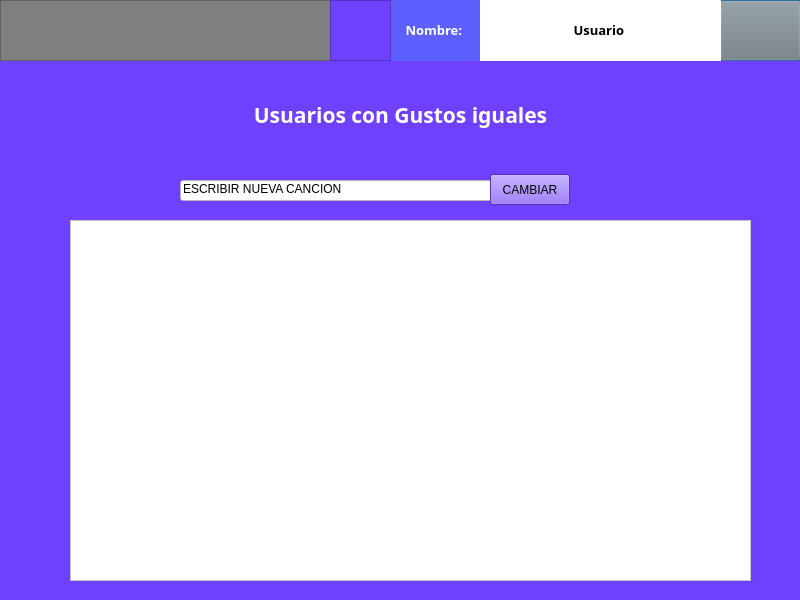
<?xml version="1.0" encoding="UTF-8"?>
<ui version="4.0">
 <class>matched_users</class>
 <widget class="QDialog" name="matched_users">
  <property name="geometry">
   <rect>
    <x>0</x>
    <y>0</y>
    <width>800</width>
    <height>600</height>
   </rect>
  </property>
  <property name="windowTitle">
   <string>Dialog</string>
  </property>
  <property name="styleSheet">
   <string notr="true">background-color: rgb(112, 64, 255);</string>
  </property>
  <widget class="QTableWidget" name="tableWidget">
   <property name="geometry">
    <rect>
     <x>70</x>
     <y>220</y>
     <width>681</width>
     <height>361</height>
    </rect>
   </property>
   <property name="styleSheet">
    <string notr="true">background-color:#ffffff;</string>
   </property>
  </widget>
  <widget class="QFrame" name="frame">
   <property name="geometry">
    <rect>
     <x>0</x>
     <y>0</y>
     <width>801</width>
     <height>61</height>
    </rect>
   </property>
   <property name="styleSheet">
    <string notr="true">background-color:#7f7f7f;
</string>
   </property>
   <property name="frameShape">
    <enum>QFrame::StyledPanel</enum>
   </property>
   <property name="frameShadow">
    <enum>QFrame::Raised</enum>
   </property>
   <widget class="QPushButton" name="Log_out">
    <property name="geometry">
     <rect>
      <x>720</x>
      <y>0</y>
      <width>81</width>
      <height>61</height>
     </rect>
    </property>
    <property name="text">
     <string/>
    </property>
    <property name="icon">
     <iconset resource="botones.qrc">
      <normaloff>:/botonhome/imagenes/home.png</normaloff>:/botonhome/imagenes/home.png</iconset>
    </property>
    <property name="iconSize">
     <size>
      <width>50</width>
      <height>100</height>
     </size>
    </property>
   </widget>
   <widget class="QLabel" name="label_8">
    <property name="geometry">
     <rect>
      <x>390</x>
      <y>0</y>
      <width>91</width>
      <height>61</height>
     </rect>
    </property>
    <property name="font">
     <font>
      <family>Arial Black</family>
      <pointsize>7</pointsize>
      <weight>75</weight>
      <italic>false</italic>
      <bold>true</bold>
     </font>
    </property>
    <property name="styleSheet">
     <string notr="true">background-color: rgb(93, 96, 255);
color:#ffffff;</string>
    </property>
    <property name="text">
     <string>&lt;html&gt;&lt;head/&gt;&lt;body&gt;&lt;p align=&quot;center&quot;&gt;&lt;span style=&quot; font-size:10pt;&quot;&gt;  Nombre: &lt;/span&gt;&lt;/p&gt;&lt;/body&gt;&lt;/html&gt;</string>
    </property>
   </widget>
   <widget class="QWidget" name="widget" native="true">
    <property name="geometry">
     <rect>
      <x>480</x>
      <y>0</y>
      <width>241</width>
      <height>61</height>
     </rect>
    </property>
    <property name="styleSheet">
     <string notr="true">background-color: rgb(93, 96, 255);</string>
    </property>
    <layout class="QHBoxLayout" name="horizontalLayout">
     <item>
      <widget class="QLabel" name="USERNAME">
       <property name="font">
        <font>
         <family>Arial Black</family>
         <pointsize>7</pointsize>
         <weight>75</weight>
         <italic>false</italic>
         <bold>true</bold>
        </font>
       </property>
       <property name="styleSheet">
        <string notr="true">background-color: #ffffff;
color: #000000;</string>
       </property>
       <property name="text">
        <string>&lt;html&gt;&lt;head/&gt;&lt;body&gt;&lt;p align=&quot;center&quot;&gt;&lt;span style=&quot; font-size:10pt;&quot;&gt;  Usuario &lt;/span&gt;&lt;/p&gt;&lt;/body&gt;&lt;/html&gt;</string>
       </property>
      </widget>
     </item>
    </layout>
   </widget>
   <widget class="QLabel" name="label_3">
    <property name="enabled">
     <bool>true</bool>
    </property>
    <property name="geometry">
     <rect>
      <x>330</x>
      <y>0</y>
      <width>61</width>
      <height>61</height>
     </rect>
    </property>
    <property name="sizePolicy">
     <sizepolicy hsizetype="Fixed" vsizetype="Fixed">
      <horstretch>0</horstretch>
      <verstretch>0</verstretch>
     </sizepolicy>
    </property>
    <property name="autoFillBackground">
     <bool>false</bool>
    </property>
    <property name="styleSheet">
     <string notr="true">background-color: rgb(112, 64, 255);</string>
    </property>
    <property name="frameShape">
     <enum>QFrame::StyledPanel</enum>
    </property>
    <property name="text">
     <string/>
    </property>
    <property name="pixmap">
     <pixmap resource="logo_icon.qrc">:/nuevo2/imagenes/user2.png</pixmap>
    </property>
    <property name="scaledContents">
     <bool>true</bool>
    </property>
    <property name="wordWrap">
     <bool>true</bool>
    </property>
   </widget>
  </widget>
  <widget class="QLabel" name="label_9">
   <property name="geometry">
    <rect>
     <x>150</x>
     <y>90</y>
     <width>501</width>
     <height>51</height>
    </rect>
   </property>
   <property name="font">
    <font>
     <family>Arial Black</family>
     <pointsize>10</pointsize>
     <weight>75</weight>
     <italic>false</italic>
     <bold>true</bold>
    </font>
   </property>
   <property name="styleSheet">
    <string notr="true">color:#ffffff;</string>
   </property>
   <property name="text">
    <string>&lt;html&gt;&lt;head/&gt;&lt;body&gt;&lt;p align=&quot;center&quot;&gt;&lt;span style=&quot; font-size:16pt;&quot;&gt;Usuarios con Gustos iguales&lt;/span&gt;&lt;/p&gt;&lt;/body&gt;&lt;/html&gt;</string>
   </property>
  </widget>
  <widget class="QLineEdit" name="new_song">
   <property name="geometry">
    <rect>
     <x>180</x>
     <y>180</y>
     <width>381</width>
     <height>21</height>
    </rect>
   </property>
   <property name="styleSheet">
    <string notr="true">background-color:#ffffff;</string>
   </property>
   <property name="inputMask">
    <string/>
   </property>
   <property name="text">
    <string>ESCRIBIR NUEVA CANCION</string>
   </property>
   <property name="cursorPosition">
    <number>22</number>
   </property>
   <property name="alignment">
    <set>Qt::AlignLeading|Qt::AlignLeft|Qt::AlignTop</set>
   </property>
  </widget>
  <widget class="QPushButton" name="cambiar_cancion">
   <property name="geometry">
    <rect>
     <x>490</x>
     <y>174</y>
     <width>80</width>
     <height>31</height>
    </rect>
   </property>
   <property name="text">
    <string>CAMBIAR</string>
   </property>
  </widget>
 </widget>
 <resources>
  <include location="logo_icon.qrc"/>
  <include location="botones.qrc"/>
 </resources>
 <connections/>
</ui>
